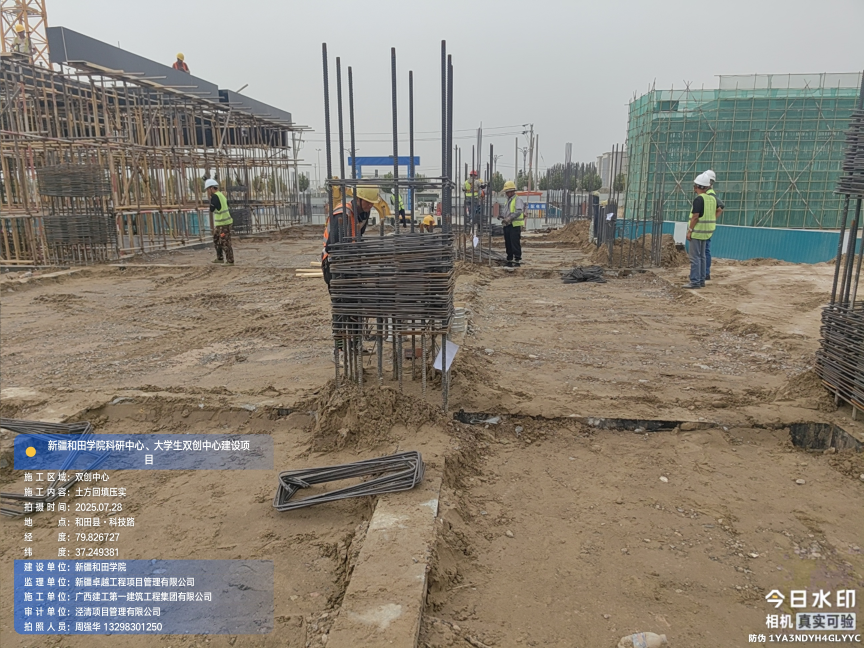
#> input picture input/微信图片_20250924171024_791_25.jpg, 2592 x 1944 px (shown at 1/3 size)
$ python -i preprocessor.py   (imports and definitions only)
#> lines starting #> are read from the running program, lines starting #| are printed output that depends on the picture
# -*- coding: utf-8 -*-

# 文件说明：
# - 作用：图像预处理组件，提供尺寸调整、边框填充、去噪、倾斜校正等
# - 核心实现：基于 OpenCV/PIL 实现常用预处理算子，统一输入输出格式（PIL ↔ numpy）
# - 关联关系：由 OcrEngine 预处理阶段调用，影响后续检测/识别质量

"""
图像预处理（调整分辨率、去噪、倾斜校正）
"""

import cv2
import numpy as np
from PIL import Image, ImageEnhance, ImageFilter
import os


class Preprocessor:
    def __init__(self):
        """
        初始化预处理器
        """
        pass

    # [87 lines left out: functions add_border_padding, resize_image, denoise_image, not called in this run]

    def correct_skew(self, image):
        """
        倾斜校正

        Args:
            image: 输入图像

        Returns:
            校正后的图像
        """
        # 确保输入是numpy数组
        if isinstance(image, Image.Image):
            image = np.array(image)

        # 转换为灰度图
        if len(image.shape) == 3 and image.shape[2] == 4:
            gray = cv2.cvtColor(image, cv2.COLOR_RGBA2GRAY)
        else:
            gray = cv2.cvtColor(image, cv2.COLOR_RGB2GRAY)
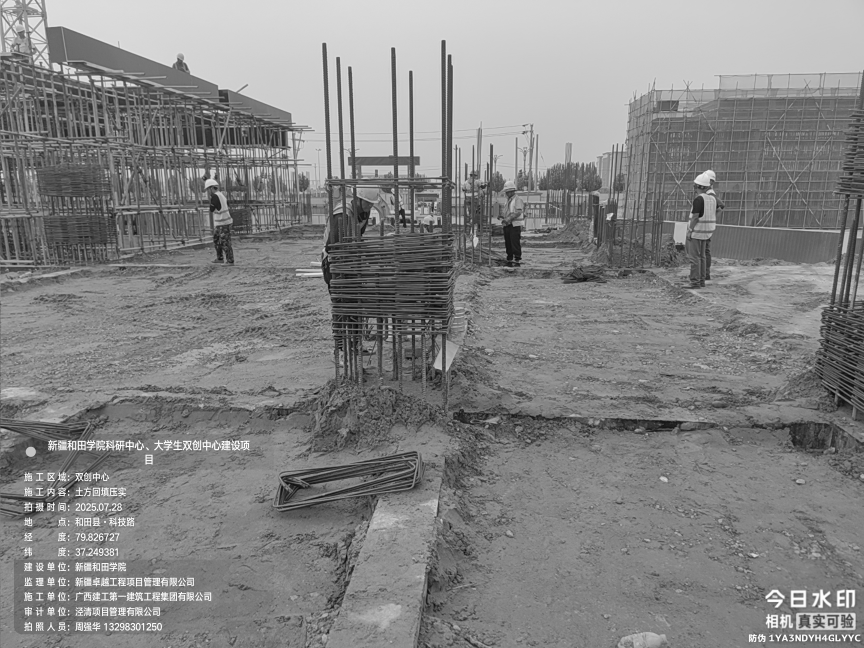
#> gray: shape (1944, 2592) (shown at 1/3 size); min 0, max 255, mean 132.3

        # 边缘检测
        edges = cv2.Canny(gray, 50, 150, apertureSize=3)
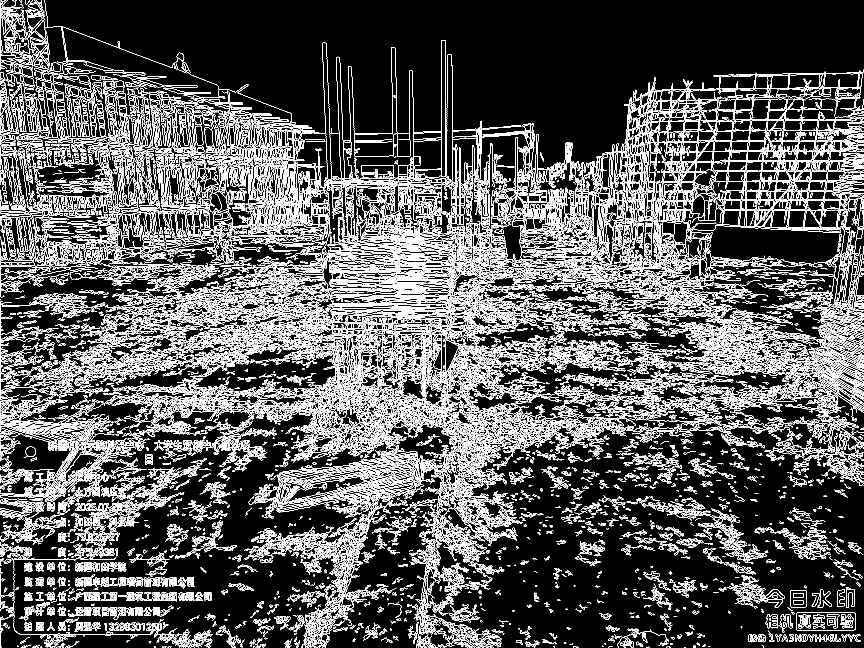
#> edges: shape (1944, 2592) (shown at 1/3 size); 14.5% white in thin lines or dots

        # 检测直线
        lines = cv2.HoughLines(edges, 1, np.pi/180, threshold=100)

        if lines is not None:
            # 计算平均角度
            angles = []
            for rho, theta in lines[:, 0]:
                angles.append(theta)
#> this loop made 61208 passes
#> (rho, theta) on passes 1 to 3: (797, 1.57), (912, 1.57), (795, 1.57)
#> after the loop, angles = 61208 items

            # 计算中位数角度
            median_angle = np.median(angles) * 180 / np.pi - 90
#> median_angle = -4

            # 应用旋转校正
            if abs(median_angle) > 0.5:  # 只有当倾斜角度足够大时才校正
                (h, w) = image.shape[:2]
#> h = 1944; w = 2592
                center = (w // 2, h // 2)
#> center = (1296, 972)
                M = cv2.getRotationMatrix2D(center, median_angle, 1.0)
#> M = [[0.998, -0.0698, 70.96], [0.0698, 0.998, -88.04]]
                corrected = cv2.warpAffine(image, M, (w, h), flags=cv2.INTER_CUBIC, borderMode=cv2.BORDER_REPLICATE)
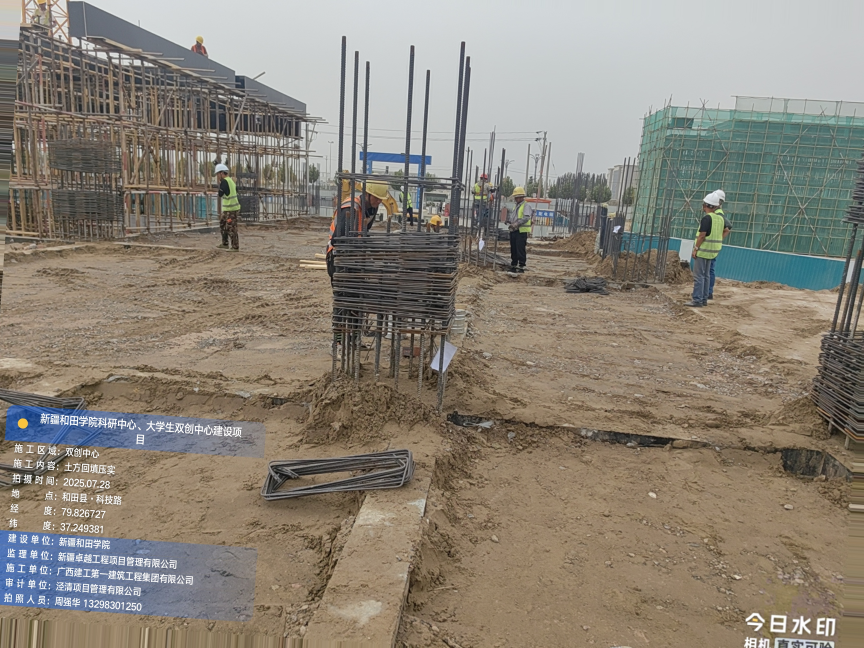
#> corrected: shape (1944, 2592, 3) (shown at 1/3 size); mean R, G, B 138.4, 131.1, 119.6
                return corrected

        return image

    # [67 lines left out: functions enhance_contrast, comprehensive_preprocess, not called in this run]

>>> import cv2
>>> picture = cv2.cvtColor(cv2.imread('../../input/微信图片_20250924171024_791_25.jpg'), cv2.COLOR_BGR2RGB)
>>> result = Preprocessor().correct_skew(picture)
